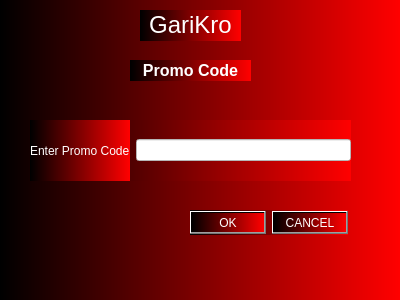
<?xml version="1.0" encoding="UTF-8"?>
<ui version="4.0">
 <class>PromocodeYes</class>
 <widget class="QDialog" name="PromocodeYes">
  <property name="geometry">
   <rect>
    <x>0</x>
    <y>0</y>
    <width>400</width>
    <height>300</height>
   </rect>
  </property>
  <property name="windowTitle">
   <string>Dialog</string>
  </property>
  <property name="styleSheet">
   <string notr="true">font: 8pt &quot;MS Reference Sans Serif&quot;;
background-color: qlineargradient(spread:pad, x1:0, y1:0, x2:1, y2:0, stop:0 rgba(0, 0, 0), stop:1 rgba(255, 0, 0));
color: rgb(255, 255, 255);</string>
  </property>
  <widget class="QWidget" name="layoutWidget">
   <property name="geometry">
    <rect>
     <x>190</x>
     <y>210</y>
     <width>158</width>
     <height>25</height>
    </rect>
   </property>
   <layout class="QHBoxLayout" name="horizontalLayout">
    <item>
     <widget class="QPushButton" name="pushButton_OK">
      <property name="text">
       <string>OK</string>
      </property>
     </widget>
    </item>
    <item>
     <widget class="QPushButton" name="pushButton_Cancel">
      <property name="text">
       <string>CANCEL</string>
      </property>
     </widget>
    </item>
   </layout>
  </widget>
  <widget class="QWidget" name="layoutWidget">
   <property name="geometry">
    <rect>
     <x>30</x>
     <y>120</y>
     <width>321</width>
     <height>61</height>
    </rect>
   </property>
   <layout class="QHBoxLayout" name="horizontalLayout_2">
    <item>
     <widget class="QLabel" name="label">
      <property name="text">
       <string>Enter Promo Code</string>
      </property>
     </widget>
    </item>
    <item>
     <widget class="QLineEdit" name="lineEdit_Promo">
      <property name="styleSheet">
       <string notr="true">background-color: rgb(255, 255, 255);
color: rgb(0, 0, 0);</string>
      </property>
     </widget>
    </item>
   </layout>
  </widget>
  <widget class="QLabel" name="label_2">
   <property name="geometry">
    <rect>
     <x>130</x>
     <y>60</y>
     <width>121</width>
     <height>21</height>
    </rect>
   </property>
   <property name="text">
    <string>&lt;html&gt;&lt;head/&gt;&lt;body&gt;&lt;p align=&quot;center&quot;&gt;&lt;span style=&quot; font-size:12pt; font-weight:600;&quot;&gt;Promo Code&lt;/span&gt;&lt;/p&gt;&lt;/body&gt;&lt;/html&gt;</string>
   </property>
  </widget>
  <widget class="QLabel" name="label_3">
   <property name="geometry">
    <rect>
     <x>140</x>
     <y>10</y>
     <width>101</width>
     <height>31</height>
    </rect>
   </property>
   <property name="text">
    <string>&lt;html&gt;&lt;head/&gt;&lt;body&gt;&lt;p align=&quot;center&quot;&gt;&lt;span style=&quot; font-size:18pt;&quot;&gt;GariKro&lt;/span&gt;&lt;/p&gt;&lt;/body&gt;&lt;/html&gt;</string>
   </property>
  </widget>
 </widget>
 <resources/>
 <connections/>
</ui>
